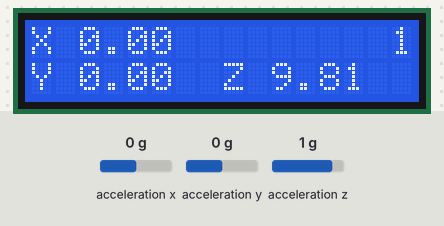
This sketch was run on a simulated Arduino Uno, built with avr-gcc and run on an emulated ATmega328P. Parts: 16×2 character LCD. The inputs (shaded band) are chosen by the test bench; at power-on: acceleration x 0 g, acceleration y 0 g, acceleration z 1 g. No radio packets arrive unless stated.

Above: at 1.3 s.
1.4 s: acceleration x set to -0.8 g
At 2.4 s:
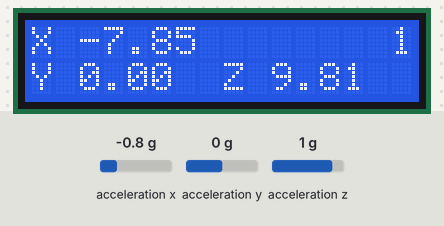
4.4 s: acceleration y set to -1.4 g
At 5.4 s:
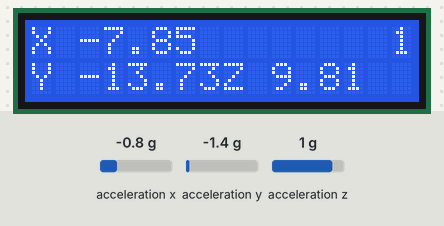
6.0 s: acceleration z set to -1.4 g
At 7.1 s:
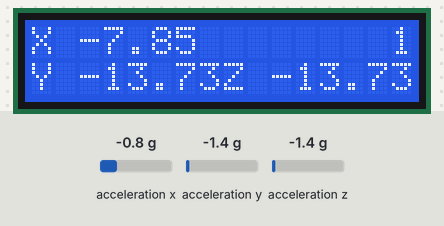
7.6 s: acceleration x set to 0 g
At 8.0 s:
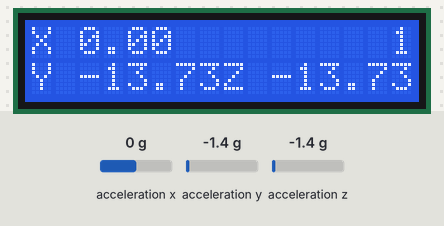
10.6 s: acceleration x set to -1.4 g
At 12.0 s:
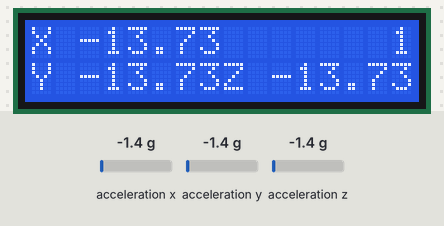
Timing chart, 0 to 13.6 s (numbered marks = the images above; inputs shaded):
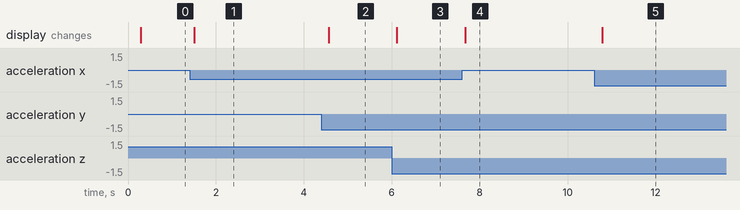

Measured:
- after the input at 1.4 s, the display: changes after 0.11 s (image 1)
- after the input at 4.4 s, the display: changes after 0.16 s (image 2)
- after the input at 6.0 s, the display: changes after 0.11 s (image 3)
- after the input at 7.6 s, the display: changes after 0.07 s (image 4)
- after the input at 10.6 s, the display: changes after 0.18 s (image 5)

The sketch:

sender.ino
```cpp
#include <Wire.h>
#include <Adafruit_Sensor.h>
#include <Adafruit_ADXL345_U.h>
#include <LiquidCrystal_I2C.h>
#include <SPI.h>
#include <nRF24L01.h>
#include <RF24.h>

Adafruit_ADXL345_Unified accel = Adafruit_ADXL345_Unified();
float X_out, Y_out, Z_out;

int whenPrint = 0;

RF24 radio(9, 10);
const byte address[6] = "00001";
float transmit[3];

LiquidCrystal_I2C lcd(0x27, 16, 2);

void print_lcd(float const& x, float const& y, float const& z) {
  if(whenPrint == 10) {
    lcd.clear();
    lcd.setCursor(15, 0);
    lcd.print(radio.isChipConnected());

    lcd.setCursor(0, 0);
    lcd.print("X");
    lcd.setCursor(2, 0);
    lcd.print(x);
    lcd.setCursor(0, 1);
    lcd.print("Y");
    lcd.setCursor(2, 1);
    lcd.print(y);
    lcd.setCursor(8, 1);
    lcd.print("Z");
    lcd.setCursor(10, 1);
    lcd.print(z);
    whenPrint = 0;
  }

  whenPrint++;
}

void setup() {
  lcd.init();
  lcd.begin(16,2);
  lcd.backlight();

   if(!accel.begin()) {
      Serial.println("No ADXL345 sensor detected.");
      while(1);
   }

  radio.begin();
  radio.setAutoAck(1);
  radio.enableAckPayload();
  radio.setRetries(5,15);
  radio.openWritingPipe(address);
  radio.stopListening();

  delay(10);
}

void loop() {
  sensors_event_t event;
  accel.getEvent(&event);
  X_out = event.acceleration.x;
  Y_out = event.acceleration.y;
  Z_out = event.acceleration.z;

  print_lcd(X_out, Y_out, Z_out);

  transmit[0] = X_out;
  transmit[1] = Y_out;
  transmit[2] = Z_out;
  if(!radio.write(&transmit, sizeof(transmit))) {
    lcd.setCursor(0, 0);
    lcd.print("Sth wrong");
  }

  delay(10);
}
```
